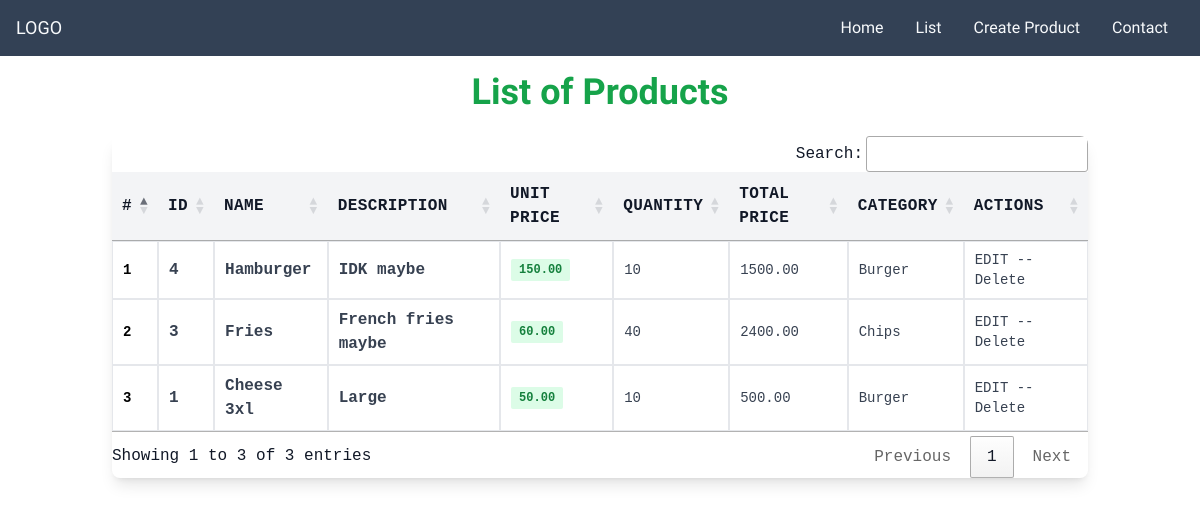
The app's page /shopapp/list, older data.
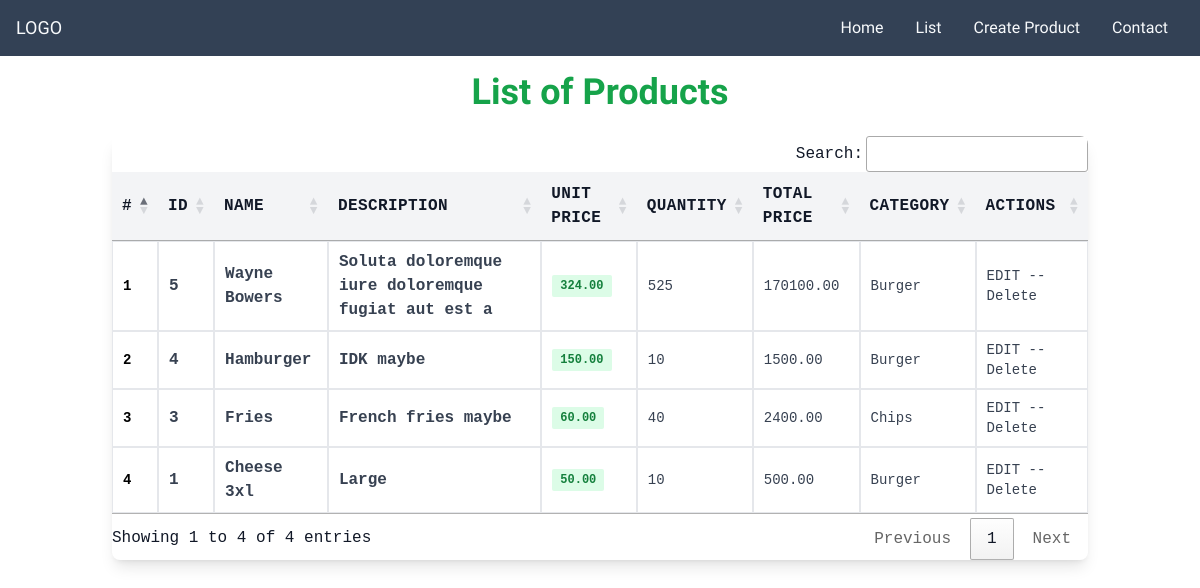
The same page, newer data.
### myApp/models.py (models this page shows, shortened)
class Product(models.Model):
    product_name = models.CharField(max_length=50)
    slug = models.SlugField(null=True, blank=True)
    details = models.CharField(max_length=50, null=True)
    unit_price = models.DecimalField(max_digits=8, decimal_places=2, default=0)
    quantity = models.IntegerField(default=0)
    total_price = models.DecimalField(max_digits=8, decimal_places=2, default=0)
    purchase_date = models.DateTimeField(auto_now_add=True)
    images = models.FileField(upload_to='photos/products', default='photos/products/placeholder.png', blank=True)
    category = models.ForeignKey(Category, on_delete=models.CASCADE)
    created_date = models.DateField(auto_now_add=True)
    modified_date = models.DateField(auto_now=True)

class Category(models.Model):
    category_name = models.CharField(max_length=50)
    slug = models.SlugField(null=True, blank=True)
    details = models.CharField(max_length=50, null=True)

### myApp/views.py (the view)
# urls.py: path('list', views.listProduct, name='list'),
def listProduct(request, category_slug=None):
    categories = None
    products = None
    if category_slug != None:
        categories = get_object_or_404(Category, slug=category_slug)
        products = Product.objects.filter(category=categories)
    else:
        products = Product.objects.all().order_by('-id')
    context = {'products': products, }
    return render(request, 'ShopApp/listProduct.html', context)

### myApp/templates/ShopApp/listProduct.html
{% extends 'base.html' %} {% block content %}
<div class="w-full">
  <h1 class="text-center font-extrabold text-4xl text-green-600 mt-4">
    List of Products
  </h1>
  <section class="container mx-auto p-6 font-mono">
    <div class="w-full mb-8 overflow-hidden rounded-lg shadow-lg">
      <div class="w-full overflow-x-auto">
        <table class="w-full" id="myTable">
          <thead>
            <tr
              class="text-md font-semibold tracking-wide text-left text-gray-900 bg-gray-100 uppercase border-b border-gray-600"
            >
              <th class="px-4 py-3">#</th>
              <th class="px-4 py-3">ID</th>
              <th class="px-4 py-3">Name</th>
              <th class="px-4 py-3">Description</th>
              <th class="px-4 py-3">Unit Price</th>
              <th class="px-4 py-3">Quantity</th>
              <th class="px-4 py-3">Total Price</th>
              <th class="px-4 py-3">Category</th>
              <th class="px-4 py-3">Actions</th>
            </tr>
          </thead>
          <tbody class="bg-white">
            {% for prod in products %}
            <tr class="text-gray-700">
              <td class="px-4 py-3 border">
                <div class="flex items-center text-sm">
                  <p class="font-semibold text-black">{{ forloop.counter }}</p>
                </div>
              </td>
              <td class="px-4 py-3 text-ms font-semibold border">
                {{ prod.id }}
              </td>
              <td class="px-4 py-3 text-ms font-semibold border">
                {{ prod.product_name|title }}
              </td>
              <td class="px-4 py-3 text-ms font-semibold border">
                {{ prod.details }}
              </td>
              <td class="px-4 py-3 text-xs border">
                <span
                  class="px-2 py-1 font-semibold leading-tight text-green-700 bg-green-100 rounded-sm"
                >
                  {{ prod.unit_price }}
                </span>
              </td>
              <td class="px-4 py-3 text-sm border">{{ prod.quantity }}</td>
              <td class="px-4 py-3 text-sm border">{{ prod.total_price }}</td>
              <td class="px-4 py-3 text-sm border">
                {{ prod.category.category_name }}
              </td>
              <td class="px-4 py-3 text-sm border">
                <a href="{% url 'editProduct' prod.id %}"> EDIT </a> --
                <a href="{% url 'deleteProduct' prod.id %}"> Delete </a>
              </td>
            </tr>
            {% endfor %}
          </tbody>
        </table>
      </div>
    </div>
  </section>
</div>
{% endblock content %}

Row changes from the older to the newer data that the page shows:
added Product: id "5", product_name "Wayne Bowers", details "Soluta doloremque iure doloremque fugiat aut est a", unit_price "324.00", quantity "525", total_price "170100.00", category.category_name "Burger"
Text that changed along with them:
text written by a page script: "Search: Showing 1 to 3 of 3 entries Previous 1 Next" → "Search: Showing 1 to 4 of 4 entries Previous 1 Next"
